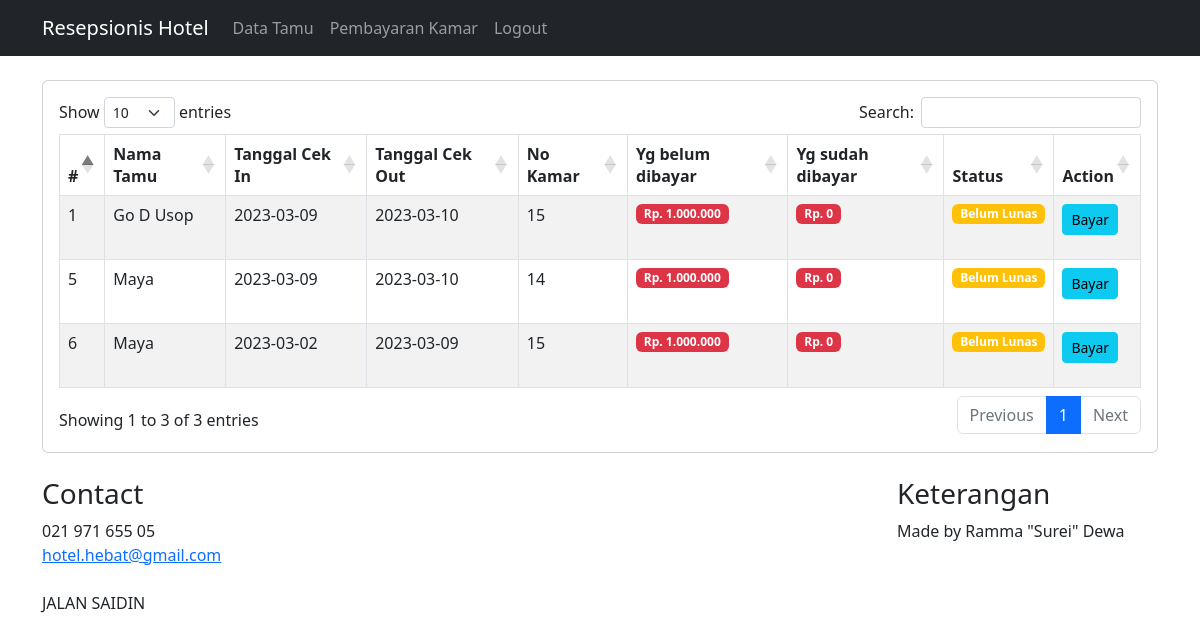
Screenshot of /resepsionis/pembayaran.php (signed in) with the database file from the repository.
### tables this page shows
CREATE TABLE `pemesanan` (
  `id_pesanan` int(11) NOT NULL,
  `cek_in` varchar(255) DEFAULT NULL,
  `cek_out` varchar(255) DEFAULT NULL,
  `jml_kamar` varchar(255) DEFAULT NULL,
  `nama_pemesan` varchar(255) DEFAULT NULL,
  `email_pemesan` varchar(255) DEFAULT NULL,
  `hp_pemesan` varchar(255) DEFAULT NULL,
  `nama_tamu` varchar(255) DEFAULT NULL,
  `id_kamar` int(11) DEFAULT NULL,
  `status` varchar(2) DEFAULT NULL,
  `harga` varchar(255) NOT NULL,
  `bayar` varchar(255) NOT NULL
);

CREATE TABLE `kamars` (
  `id_kamar` int(11) NOT NULL,
  `tipe` varchar(255) NOT NULL,
  `no` varchar(255) NOT NULL,
  `lantai` varchar(255) NOT NULL,
  `status` varchar(255) NOT NULL,
  `no_fasilitas` int(11) NOT NULL
);

### resepsionis/pembayaran.php (the view, shortened to what this page needs)
<?php
    require '../koneksi.php';
?>
<?php include('layout/header.php') ?>
    <div class="container mt-4">
        <div class="row">
            <div class="col-md-12">
                <div class="card card-outline card-info">
                    <div class="card-body">
                        <table class="table table-bordered table-striped" id = "table">
                            <thead>
                                <tr>
                                    <th style="width: 10px">#</th>
                                    <th>Nama Tamu</th>
                                    <th>Tanggal Cek In</th>
                                    <th>Tanggal Cek Out</th>
                                    <th>No Kamar</th>
                                    <th>Yg belum dibayar</th>
                                    <th>Yg sudah dibayar</th>
                                    <th>Status</th>
                                    <th>Action</th>
                                </tr>
                            </thead>
                            <tbody>
                            <?php
                                $data = mysqli_query($con, "select * from pemesanan");
                                while($d = mysqli_fetch_array($data)){
                                ?>
                                <tr>
                                    <td><?php echo $d['id_pesanan']; ?></td>
                                    <td><?php echo $d['nama_tamu']; ?></td>
                                    <td><?php echo $d['cek_in']; ?></td>
                                    <td><?php echo $d['cek_out']; ?></td>
                                    <td>
                                    <?php
                                    $kamar = mysqli_query($con, "select * from kamars");
                                    while ($a = mysqli_fetch_array($kamar)) {
                                        if ($a['id_kamar'] == $d['id_kamar']) { ?>
                                        <?php echo $a['no']; ?>
                                        <?php
                                        }
                                    }
                                    ?>
                                    </td>
                                    <td>
                                        <?php
                                        $hasil = $d['harga'] - $d['bayar'];
                                        ?>
                                        <p class="badge bg-danger btn-sm"> Rp. <?= number_format($hasil,0, ',' , '.')?> </p>
                                    </td>
                                    <td>
                                        <p class="badge bg-danger btn-sm"> Rp. <?= number_format($d['bayar'],0, ',' , '.')?> </p>
                                    </td>
                                    <td>
                                    <?php
                                    if ($hasil == 0) { ?>
                                        <span class="badge bg-success">Sudah Lunas</span>
                                    <?php } else { ?>
                                        <span class="badge bg-warning">Belum Lunas</span>
                                    <?php } ?>
                                    </td>
                                    <td>
                                    <form action="konfirmasi_pembayaran.php" method="POST">
                                            <?php
                                                if ($hasil == 0) { ?>
                                                    <span class="badge bg-success">Lunas</span>
                                                <?php } else { ?>
                                                    <button class="btn btn-info btn-sm" type="button" data-bs-toggle="modal" data-bs-target="#modalpemesanan">Bayar</button>
                                                <?php } ?>
                                    </form>
                                    </td>
                                </tr>
                                <?php
                                }
                                ?>
                            </tbody>
                        </table>
                    </div>
                </div>
            </div>
        </div>
    </div>
<?php include('../layout/footer.php') ?>

### rows the page displays
pemesanan: id_pesanan "1", nama_tamu "Go D Usop", cek_in "2023-03-09", cek_out "2023-03-10", hasil "1.000.000", bayar "0", shows "Belum Lunas", shows "Bayar"
kamars: no "15"
pemesanan: id_pesanan "5", nama_tamu "Maya", cek_in "2023-03-09", cek_out "2023-03-10", hasil "1.000.000", bayar "0", shows "Belum Lunas", shows "Bayar"
kamars: no "14"
pemesanan: id_pesanan "6", nama_tamu "Maya", cek_in "2023-03-02", cek_out "2023-03-09", hasil "1.000.000", bayar "0", shows "Belum Lunas", shows "Bayar"
